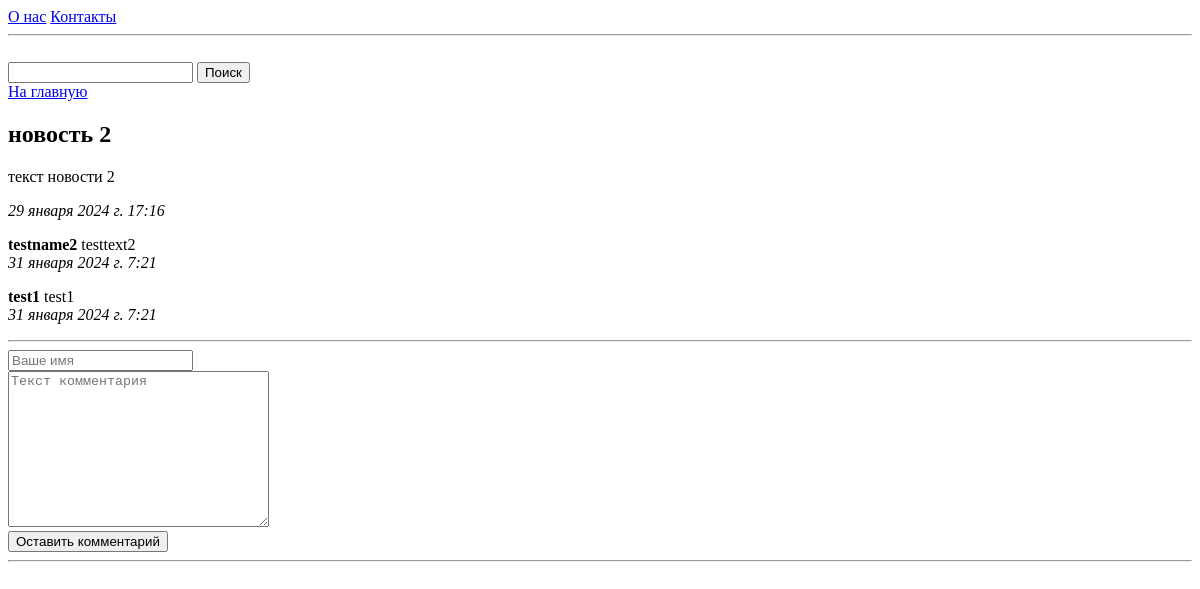
The app's page /article/2, older data.
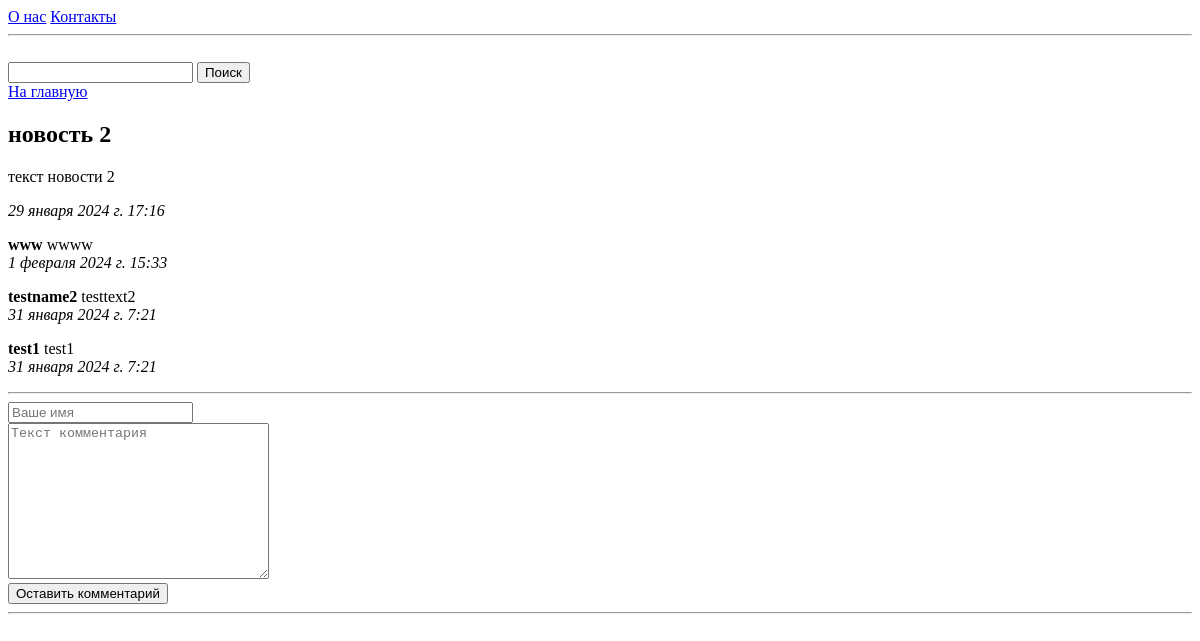
The same page, newer data.
### articles/models.py (models this page shows, shortened)
class News_comment(models.Model):
    comment = models.ForeignKey(News_article, on_delete=models.CASCADE)
    comment_author = models.CharField('имя автора', max_length=256)
    comment_text = models.TextField('текст комментария')
    comment_date = models.DateTimeField('дата комментария', auto_now_add=True)
    class Meta:
        verbose_name = 'Комментарий'
        verbose_name_plural = 'Комментарии'

### articles/views.py (the view)
# urls.py: path('article/<int:pk>', views.article, name='article'),
def article(request, pk):
    try:
        a = News_article.objects.get(id=pk)
    except:
        raise Http404('Новость не найдена.')
    comments = a.news_comment_set.order_by('-id')[:10]
    return render(request, 'article.html', {'news': a, 'comments': comments})

### articles/templates/article.html (shortened to what this page needs)
{% extends 'home.html' %}
{% block content %}
<a href="/">На главную</a>
<h2>{{ news.news_title }}</h2>
<p>{{ news.news_text }}</p>
<em>{{ news.news_date }}</em>
{% if comments %}
{% for c in comments %}
<p>
    <strong>{{ c.comment_author }}</strong>
    {{ c.comment_text }}<br>
    <em>{{ c.comment_date }}</em>
</p>
{% endfor %}
{% else %}
Комментариев пока нет.
{% endif %}
<hr>
<form action="{% url 'news:comment' news.id %}" method="POST">
    <input type="text" required placeholder="Ваше имя" name="name"><br>
    <textarea name="text" required placeholder="Текст комментария" cols="30" rows="10"></textarea><br>
    <button type="submit">Оставить комментарий</button>
</form>
<hr>
{% endblock %}

Row changes from the older to the newer data that the page shows:
added News_comment: comment_author "www", comment_text "wwww", comment_date "1 февраля 2024 г. 15:33"
